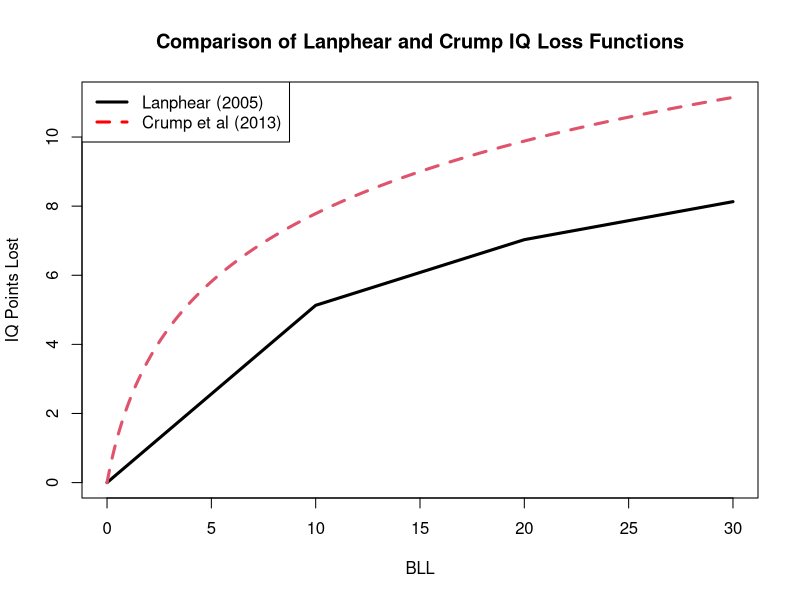

Write the R code that produced this figure. (Note: this script raises an error after producing the figure.)
#-------------------------------------------------------------------------------
# 2024-03-24
#
# This is an alternative version of 2-calculate-IQ-loss.R that compares three 
# ways of calculating IQ losses: 
#
#   (1) Our preferred method from 2-calculate-IQ-loss.R based on fitting Beta
#       distributions to the GBD data and the Lanphear (2005) IQ loss function.
#
#   (2) Same as (1) except with beta * log(BLL + 1) from Crump et al.
#
#   (3) The method from Larsen and Sanchez-Triana (2023). This uses the same
#       IQ loss function as in (2) but a completely different way of estimating
#       the distribution of lead exposure levels in the population and a simpler
#       numerical approximation to the final integral. Details follow below.
#
# Below we compute the correlations between these three alternatives and make
# a pairs plot.
#-------------------------------------------------------------------------------

#-------------------------------------------------------------------------------
# IQ points lost as a function of BLL (Lanphear, 2005)
#-------------------------------------------------------------------------------
lanphear <- function(bll) {
  # In our other paper we multiplied this by 20568 to convert to a dollar cost.
  # Here we leave the result is in units of IQ points.
  pmin(bll, 10) * 0.513 + (bll >= 10) * pmin(bll - 10, 20 - 10) * 0.19 +
             (bll >= 20) * (bll - 20) * 0.11
}

#-------------------------------------------------------------------------------
# IQ points lost as a function of BLL (Crump et al 2013)
#-------------------------------------------------------------------------------
crump <- function(bll) {
  3.246 * log(bll + 1)
}

# Sanity check: should give roughly 5.8 and 7.8, respectively, according to the 
# appendix from Larsen & Sanchez-Triana (2023)
crump(c(5, 10))

# Compare crump() and lanphear() across a range of BLLs
bll_seq <- seq(0, 30, 0.01)
matplot(x = bll_seq,
        y = cbind(lanphear(bll_seq), crump(bll_seq)),
        type = 'l', lwd = 3, 
        xlab = 'BLL', 
        ylab = 'IQ Points Lost',
        main = 'Comparison of Lanphear and Crump IQ Loss Functions')
legend(x = 'topleft', legend = c('Lanphear (2005)', 'Crump et al (2013)'),
       lty = 1:2, lwd = 3, col = c('black', 'red'))

rm(bll_seq)
  
#-------------------------------------------------------------------------------
# To use the above relationship to calculate total (per person) IQ loss we need
# the *distribution* of BLLs, not merely simple summary statistics. In principal
# we could try to access the underlying models used by the GBD to construct this
# information for ourselves, but that would be very time-consuming. In our
# script 2-calculate-IQ-loss.R we considered three approaches that fit 
# a parametric distribution to the observed summary statistics:
#
# (1) A log-normal distribution with a mean equal to the empirical mean and 
#     scale parameter chosen to minimize the sum of squared errors of empirical
#     versus theoretical P(BLL > 5) and P(BLL > 10)
#
# (2) Ditto with a Beta distribution supported on [0, 100]
#
# (3) A three point discrete distribution. Put P(X > 10) probability on 10 and
#     P(X > 5) - P(X > 10) on 5. Ignore any costs from BLLs below 5 to get a 
#     *lower* bound 
#
# Based on comparisons of these methods on microdata from Illinois, we chose to
# use the second option in our main analyes. For the purposes of the comparisons
# in the present script, we only consider results for the Beta distribution
#-------------------------------------------------------------------------------


#-------------------------------------------------------------------------------
# Function to fit Beta distribution distribution
#
# Let a denote `shape1` and b denote `shape2` in `dbeta`. We use the fact that
# E(X) = [a / (a + b)] to *fix* the relationship between a and b by imposing
# (theoretical mean) = (empirical mean). In particular, solving for b gives
#
# b = a (1 - mu) / mu
# 
# where mu is shorthand for E(X). Notice that we divide the empirical mean by
# 100 because the beta distribution is supported on [0, 1]. This means that the
# maximum possible BLL is 100 micrograms/decliter.
#-------------------------------------------------------------------------------
get_beta_params <- function(avgbll, frac5plus, frac10plus) {
  max_bll <- 100 
  mu <- avgbll / max_bll
  f <- function(a) {
    theoretical <- pbeta(c(5, 10) / max_bll, 
                         shape1 = a, 
                         shape2 = a * (1 - mu) / mu,
                         lower.tail = FALSE)
    sum((theoretical - c(frac5plus, frac10plus))^2)
  }
  a_star <- optimize(f, c(0.0001, 10))$minimum
  b_star <- a_star * (1 - mu) / mu
  return(c(shape1 = a_star, shape2 = b_star))
}

#-------------------------------------------------------------------------------
# Compute beta parameters for all countries
#-------------------------------------------------------------------------------
bllGBD <- bllGBD |> 
  select(avgbll, frac5plus, frac10plus) |> 
  pmap_dfr(get_beta_params) |> 
  bind_cols(bllGBD) 
#relocate(shape1, shape2, .after = frac10plus)

#-------------------------------------------------------------------------------
# Compute integrated IQ loss for all countries: Beta version
#-------------------------------------------------------------------------------
get_beta_IQ_integral <- function(shape1, shape2, iq_loss) {
  # Beta density on [0, 100]
  f <- \(x) dbeta(x / 100, shape1, shape2) / 100 # Jacobian!
  integral <- integrate(\(x) f(x) * iq_loss(x), 0, Inf)
  return(integral$value)
}

get_IQ_integral_crump <- function(shape1, shape2) {
  get_beta_IQ_integral(shape1, shape2, iq_loss = crump)
}

get_IQ_integral_lanphear <- function(shape1, shape2) {
  get_beta_IQ_integral(shape1, shape2, iq_loss = lanphear)
}

bllGBD <- bllGBD |> 
  mutate(IQ_integral_lanphear = map2_dbl(shape1, shape2, get_IQ_integral_lanphear),
         IQ_integral_crump = map2_dbl(shape1, shape2, get_IQ_integral_crump))

#-------------------------------------------------------------------------------
# Larsen and Sanchez-Triana (2023) Approach
#
# The authors of this paper use a log-normal approximation to BLLs, but they're
# not totally explicit about how the do it. What follows is my best guess of 
# their procedure based on the explanation in their appendix.
# 
#  Step 1: Estimate standard deviations of BLLs
#   Using data from a paper by Ericson et al, which contains both means and SDs
#   of BLLs, they fit two regressions: one for adults and one for children. The
#   estimated regression functions are:
#
#     Children:   (SD of BLL) = 1.79 - 0.627 * log(Mean of BLL)
#     Adults:     (SD of BLL) = 1.70 - 0.561 * log(Mean of BLL)
#
#  Step 2: Calibrate parameters of a Log-normal distribution
#   The parameters of a Log-normal distribution do *not* equal its mean and
#   standard deviation: they equal the mean and variance on the log scale. To 
#   convert from means and SDs on the "raw" scale to the parameters of the 
#   distribution, we can use the following equalities:
#   
#     mu = log { ([Mean BLL])^2 / sqrt([SD of BLL]^2 + [Mean BLL]^2) }
#     sigma = sqrt{ log[1 + (SD of BLL)^2 / (Mean BLL)^2]}
#
#   These formulas do not appear in the paper or its online appendix, so I'm 
#   only assuming that this is what they must have done.
# 
#  Step 3: Approximate the Integral
#   The authors use a somewhat complicated discrete approximation to in place of
#   our numerical integrals from above. First they define 101 "bins" of BLLs
#
#       i =   0:    BLL from  0.0 -  0.5 micrograms / dl
#       i =   1:    BLL from  0.5 -  1.0 micrograms / dl    
#       i =   2:    BLL from  1.0 -  1.5 micrograms / dl    
#         .
#         .
#         .
#       i =  99:    BLL from 49.5 - 50.0 micrograms / dl    
#       i = 100:    BLL > 50 micrograms / dl
#
#   Next, the assign probabilities to each bin according to the calibrated 
#   log-normal distribution. Let F be the CDF of this distribution and P(i) 
#   be the probability assigned to bin i. They set:
#
#       P(0) = F(0.5)
#       P(1) = F(1.0) - F(0.5)
#       P(2) = F(1.5) - F(1.0)
#            .
#            .
#            .
#       P(99) = F(50.0) - F(49.5)
#       P(100) = 1 - F(50)
#
#   Next they assign IQ point losses to each bin according to the bin *midpoint*
#   except in the last bin, where they evaluate at 50 micrograms / dl
#       
#       IQ(0) = crump(0.25)
#       IQ(1) = crump(0.75)
#       IQ(2) = crump(1.25)
#             .
#             .
#             .
#       IQ(99) = crump(49.75)
#       IQ(100) = crump(50)
#
#   Finally, they approximate lost IQ points from lead exposure as:
#
#       (Lost IQ Points) = Constant * [SUM(i = 0, ..., 100) of IQ(i) * P(i)]
#
#   There are two things I'm not clear about:
#
#       (1) I don't understand the choice of constant. They write: "We define
#           C_k / k [the constant] as the population under age five years in 
#           2019 with k=5 for consistency with the age of BLL measurements and 
#           IQ tests in the studies of the pooled analyses. Alternatively,
#           C_k may be defined as the birth cohort in 2019 adjusted for under-5
#           mortality rates with k=1."
#
#       (2) They have two different regression models for estimating the SD of
#           BLLs from the observed mean of BLLs: one for kids and one for adults.
#           Presumably they combine these to get overall parameters for the 
#           calibrated log-normal distribution but there's no explanation in the
#           paper. I can't think of an obvious way to do it.
#-------------------------------------------------------------------------------

# Compare the three measures
bllGBD |> 
  select(starts_with('IQ_')) |> 
  pairs()

bllGBD |> 
  select(starts_with('IQ_')) |> 
  cor()

# clean up
#rm(get_beta_IQ_integral, get_beta_params, get_lnorm_params, get_lnorm_IQ_integral)



